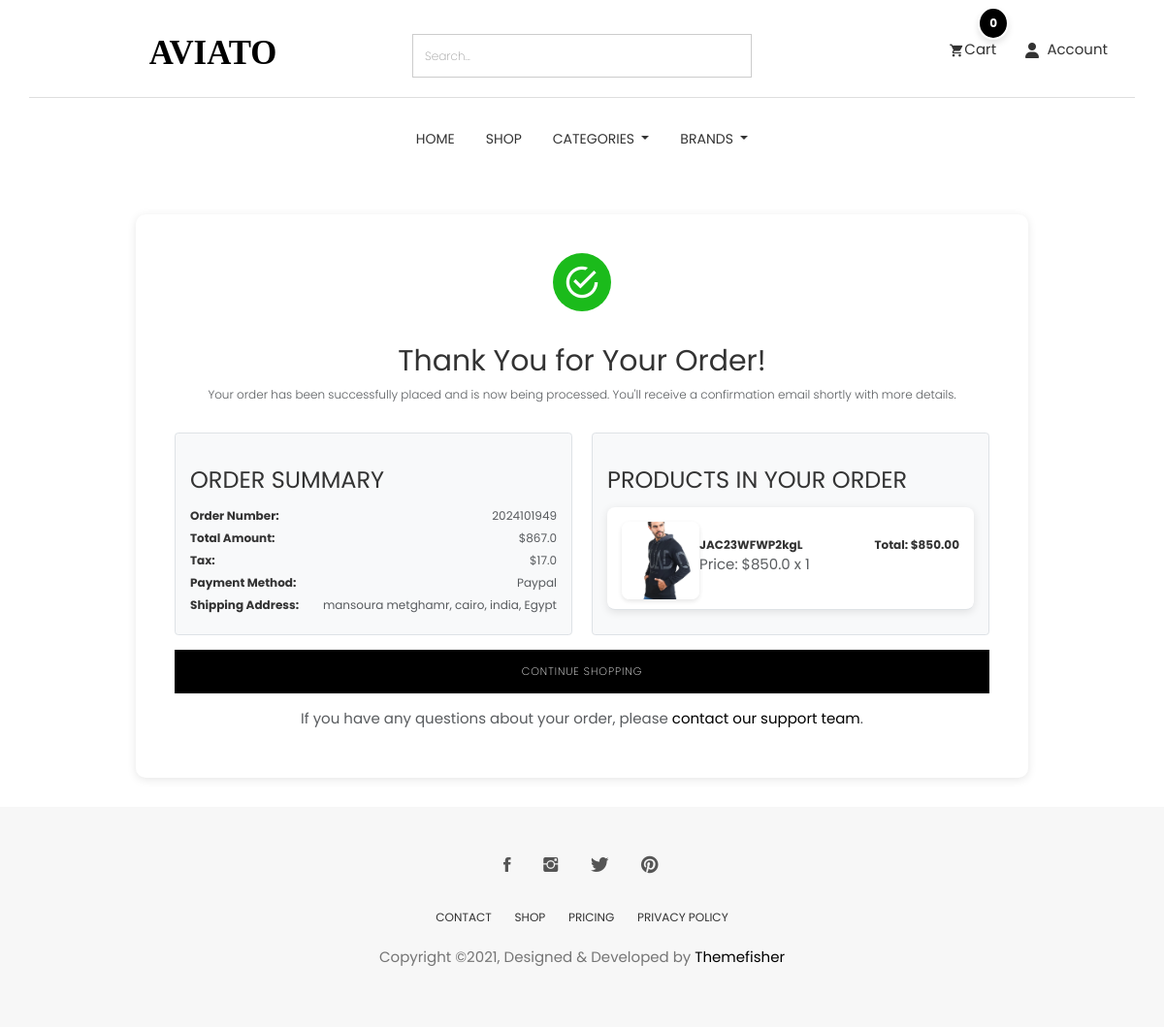
/order/order-success/ (signed in), run on an earlier commit of the app's database.
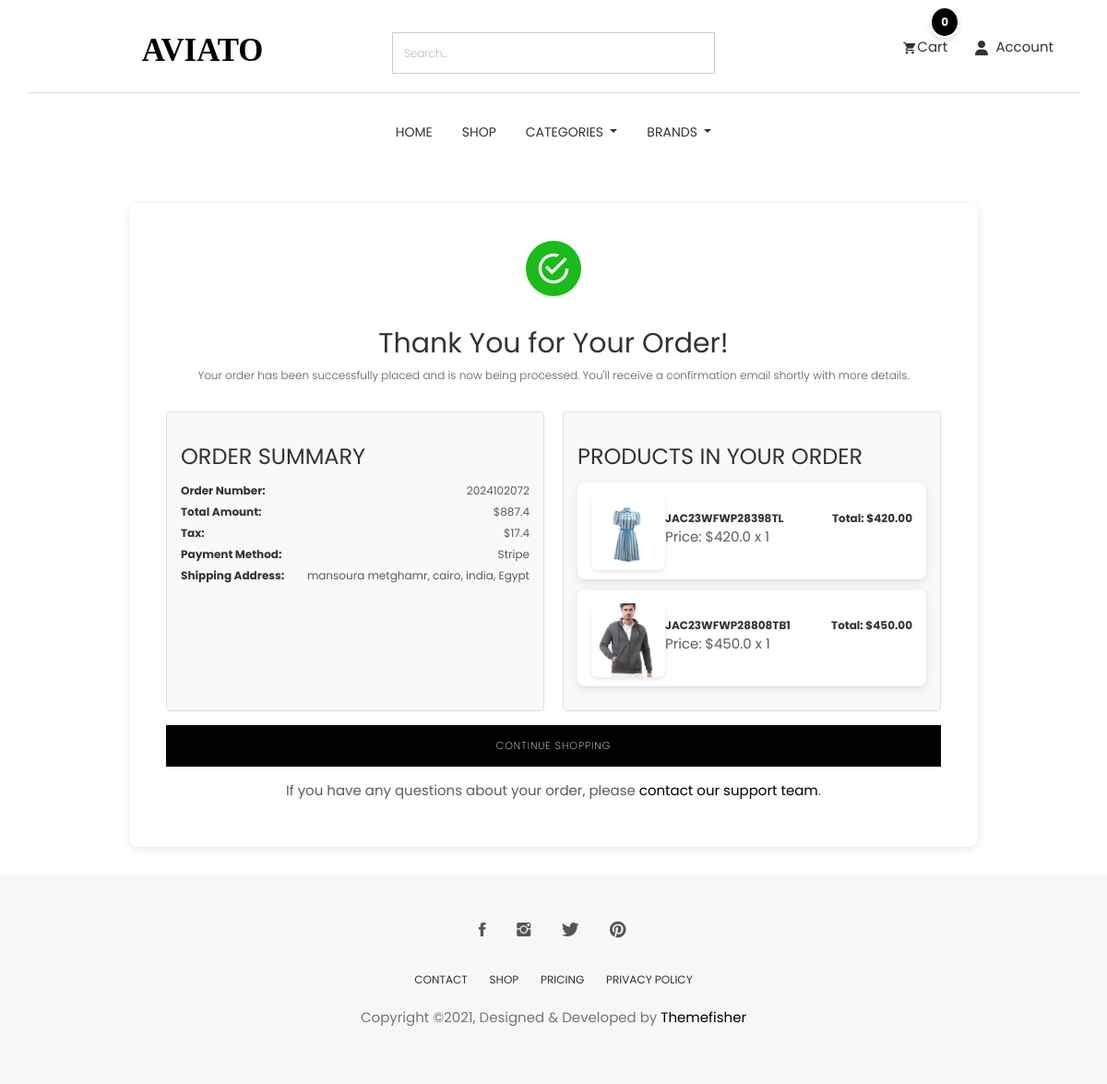
And on a later commit of the database.
### order/models.py (models this page shows, shortened)
class Order(models.Model):
    STATUS = (
        ('New', 'New'),
        ('On Delivery', 'On Delivery'),  # Add On Delivery status here
        ('Completed', 'Completed'),
        ('Cancelled', 'Cancelled'),
    )
    user = models.ForeignKey(User, verbose_name=_("user order"),on_delete=models.SET_NULL , null=True)
    payment = models.ForeignKey(Payment,  verbose_name=_("payment order"),on_delete=models.SET_NULL ,blank=True , null=True)
    order_number = models.CharField(_("order_number"),max_length=50)
    first_name = models.CharField(_("first_name"),max_length=50)
    last_name = models.CharField(_("last_name"),max_length=50)
    phone = models.CharField(_("phone"),max_length=50)
    zip_code = models.CharField(_("zip_code"),max_length=50,blank=True)
    email = models.EmailField(_("email"), max_length=254)
    address_line_1 = models.CharField(_("address_line_1"), max_length=50)
    address_line_2 = models.CharField(_("address_line_2"), max_length=50 , blank=True)
    country = models.CharField(_("country"), max_length=50 )
    state = models.CharField(_("state"), max_length=50 )
    payment_method = models.CharField(_("payment_method"), max_length=50 )
    city = models.CharField(_("city"), max_length=50 )
    order_note = models.CharField(_("order_note"), max_length=1000 , blank=True)
    order_total = models.FloatField(_("order_total"),)
    tax = models.FloatField(_("tax"),)
    status = models.CharField(_("status"),choices=STATUS,default='New' , max_length=15)
    ip = models.CharField(_("ip"),max_length=50  ,blank=True)
    is_orderd = models.BooleanField(_("is_orderd"),default=False)
    created_at = models.DateTimeField(_("created_at"), default=timezone.now)
    updated_at = models.DateTimeField(_("updated_at"),default=timezone.now)
    def full_address(self):
        return f'{self.address_line_1} {self.address_line_2}'
    class Meta:
        verbose_name = _("Orders")
        verbose_name_plural = _("Orders")

class OrderProduct(models.Model):
    payment = models.ForeignKey(Payment, verbose_name=_("payment order"),on_delete=models.SET_NULL ,blank=True , null=True)
    user = models.ForeignKey(User, verbose_name=_("user order"),on_delete=models.CASCADE)
    order = models.ForeignKey(Order, verbose_name=_("order"),on_delete=models.CASCADE)
    product = models.ForeignKey("store.Product", verbose_name=_("order product"),on_delete=models.CASCADE)
    variations = models.ManyToManyField("store.Variation",blank=True)
    quantity = models.IntegerField(_("quantity"),)
    product_price = models.FloatField(_("product_price"),)
    ordered = models.BooleanField(_("ordered"),default=False)
    created_at = models.DateTimeField(_("created_at"), default=timezone.now)
    updated_at = models.DateTimeField(_("updated_at"),default=timezone.now)
    class Meta:
        verbose_name = _("Order Products")
        verbose_name_plural = _("Order Products")

### store/models.py (models this page shows, shortened)
class Product(models.Model):
    id = models.UUIDField(primary_key=True, default=uuid.uuid4, editable=False)
    name = models.CharField(unique=True, max_length=50)
    image = models.ImageField(upload_to='product/')
    stock = models.IntegerField(default=1)
    price = models.DecimalField(max_digits=10, decimal_places=2, default=Decimal('0.00'))
    description = models.TextField(max_length=10000, blank=True)
    created_at = models.DateTimeField(default=timezone.now)
    modified_date = models.DateTimeField(auto_now=True)
    slug = models.SlugField(null=True, blank=True, unique=True)
    views = models.PositiveIntegerField(default=0)
    is_available = models.BooleanField(default=True)
    on_sale = models.BooleanField(default=False)
    PRDBrand = models.ForeignKey('Brand', related_name='product_brand', on_delete=models.CASCADE, blank=True, null=True, verbose_name="Brand")
    like = models.ManyToManyField(User, blank=True, related_name='product_favourite')
    category = models.ForeignKey(Subcategory, related_name='product_subcategory', verbose_name="Subcategory", null=True, blank=True, on_delete=models.CASCADE)
    class Meta:
        ordering = ['-created_at']
        verbose_name = "Product"
        verbose_name_plural = "Products"

### order/views.py (the view)
# urls.py: path('order-success/', views.order_success, name='order_success'),
def order_success(request):
    current_user = request.user
    order = Order.objects.filter(user=current_user, is_orderd=True).last()
    ordered_products = OrderProduct.objects.filter(order_id=order.id)
    subtotal = 0
    for i in ordered_products:
        subtotal += i.product_price * i.quantity
    context = {
        'order': order,
        'subtotal': subtotal,
        'ordered_products': ordered_products,
    }
    return render(request , 'order_complete.html' , context)

### order/templates/order_complete.html (shortened to what this page needs)
{% extends "base.html" %}
{% load static %}
{% block body %}
<section class="page-wrapper success-msg py-5">
    <div class="container">
        <div class="row justify-content-center">
            <div class="col-md-10">
                <div class="block text-center">
                    <div class="icon-wrapper mb-4">
                        <i class="tf-ion-android-checkmark-circle success-icon mb-4" style=""></i>
                    </div>
                    <h2 class="text-center font-weight-bold">Thank You for Your Order!</h2>
                    <p class="lead text-muted mb-5">Your order has been successfully placed and is now being processed. You'll receive a confirmation email shortly with more details.</p>
                    <div class="main-sections d-flex justify-content-between">
                        <div class="order-summary bg-light p-4 text-left border rounded mr-3" style="flex: 1;">
                            <h3 class="mb-4 text-uppercase font-weight-bold">Order Summary</h3>
                            <div class="summary-item mb-2">
                                <strong>Order Number:</strong> <span class="text-muted">{{ order.order_number }}</span>
                            </div>
                            <div class="summary-item mb-2">
                                <strong>Total Amount:</strong> <span class="text-muted">${{ order.order_total }}</span>
                            </div>
                            <div class="summary-item mb-2">
                                <strong>Tax:</strong> <span class="text-muted">${{ order.tax }}</span>
                            </div>
                            <div class="summary-item mb-2">
                                <strong>Payment Method:</strong> <span class="text-muted">{{ order.payment_method|title }}</span>
                            </div>
                            <div class="summary-item mb-2">
                                <strong>Shipping Address:</strong> <span class="text-muted">{{ order.full_address }}, {{ order.city }}, {{ order.state }}, {{ order.country }}</span>
                            </div>
                        </div>
                        <div class="ordered-products bg-light p-4 text-left border rounded" style="flex: 1;">
                            <h3 class="mb-4 text-uppercase font-weight-bold">Products in Your Order</h3>
                            {% for item in order.orderproduct_set.all %}
                            <div class="product-item mb-3 d-flex align-items-center border-bottom pb-3">
                                <div class="product-image mr-3">
                                    <img src="{{ item.product.image.url }}" alt="{{ item.product.name }}" class="img-fluid"
                                        style="width: 80px; height: 80px; object-fit: cover; border-radius: 8px; box-shadow: 0px 2px 5px rgba(0,0,0,0.1);">
                                </div>
                                <div class="product-detail d-flex justify-content-between flex-grow-1">
                                    <div>
                                        <strong>{{ item.product.name }}</strong>
                                        <p class="text-muted">Price: ${{ item.product_price }} x {{ item.quantity }}</p>
                                    </div>
                                    <div class="text-right">
                                        <strong>Total: ${{ item.product_price|floatformat:2 }}</strong>
                                    </div>
                                </div>
                            </div>
                            {% endfor %}
                        </div>
                    </div>
                    <a href="{% url 'product_list' %}" class="btn btn-main mt-4 w-100 btn-lg text-uppercase">Continue Shopping</a>
                    <p class="mt-4 text-muted">If you have any questions about your order, please <a href="/" class="font-weight-bold">contact our support team</a>.</p>
                </div>
            </div>
        </div>
    </div>
</section>
{% endblock %}

### templates/base.html (shortened to what this page needs)
{% load static %}
<!DOCTYPE html>
<html lang="en">
<head>
	<link rel="stylesheet" href="https://cdnjs.cloudflare.com/ajax/libs/font-awesome/5.15.4/css/all.min.css" />
	<link rel="stylesheet" href="{% static 'plugins/themefisher-font/style.css'%}">
	<link rel="stylesheet" href="{% static 'plugins/bootstrap/css/bootstrap2.min.css'%}">
	<link rel="stylesheet" href="{% static 'plugins/bootstrap/css/bootstrap.min.css'%}">
	<link rel="stylesheet" href="{% static 'plugins/animate/animate.css'%}">
	<link rel="stylesheet" href="{% static 'plugins/slick/slick.css'%}">
	<link rel="stylesheet" href="{% static 'plugins/slick/slick-theme.css'%}">
	<link rel="stylesheet" href="{% static 'css/style.css'%}">
	<link rel="stylesheet" href="{% static 'css/all.min.css'%}">
</head>
<body id="body">
	<section class="top-header">
		<div class="container">
			<div class="row">
				<div class="col-md-4 col-xs-12 pt-2 col-sm-4">
					<div class="logo text-center mb-3 mb-md-0">
						<a href="/">
							<svg width="135px" height="29px" viewBox="0 0 155 29" version="1.1"
								xmlns="http://www.w3.org/2000/svg" xmlns:xlink="http://www.w3.org/1999/xlink">
								<g id="Page-1" stroke="none" stroke-width="1" fill="none" fill-rule="evenodd"
									font-size="40" font-family="AustinBold, Austin" font-weight="bold">
									<g id="Group" transform="translate(-108.000000, -297.000000)" fill="#000000">
										<text id="AVIATO">
											<tspan x="108.94" y="325">AVIATO</tspan>
										</text>
									</g>
								</g>
							</svg>
						</a>
					</div>
				</div>
				<div class="col-md-4 col-xs-12  col-sm-4">
					<form class="w-100" action="{% url 'search' %}"><input name="q" type="text" class="form-control"
							placeholder="Search..."></form>
				</div>
				<div class="col-md-4 col-xs-12 mt-2 col-sm-4">
					<ul class="top-menu text-right list-inline">
						<li class="dropdown cart-nav dropdown-slide">
							<a href="{% url 'cart' %}" class="position-relative" data-toggle="dropdown"
								data-hover="dropdown"><i class="tf-ion-android-cart"></i>Cart<div
									class="cart-item-count">
									{{quantity}}
								</div></a>
						</li>
						<li class="dropdown search dropdown-slide">
							<a href="{% url 'search' %}" name="q" class="" data-toggle="dropdown"
								data-hover="dropdown"><i class="fa-solid fa-user "></i>
								<span class="ms-1">Account</span>
								</a>
						</li>
					</ul>
				</div>
			</div>
		</div>
	</section>
	<section class="menu">
		<nav class="navbar navigation">
			<div class="container">
				<div id="navbar" class="navbar-collapse collapse text-center">
					<ul class="nav navbar-nav">
						<li class="dropdown {% if request.path == '/' %}active{% endif %} ">
							<a href="/">Home</a>
						</li>
						<li class="dropdown {% if request.path == '/products/' %}active{% endif %} ">
							<a href="{% url 'product_list'%}">Shop</a>
						</li>
						<li class="dropdown full-width dropdown-slide">
							<a href="#" class="dropdown-toggle" data-toggle="dropdown" data-hover="dropdown"
								data-delay="350" role="button" aria-haspopup="true" aria-expanded="false">Categories
							</a>
						</li>
						<li class="dropdown dropdown-slide">
							<a href="#!" class="dropdown-toggle" data-toggle="dropdown" data-hover="dropdown"
								data-delay="350" role="button" aria-haspopup="true" aria-expanded="false">Brands
							</a>
						</li>
					</ul>
				</div>
			</div>
		</nav>
	</section>
	{% block body %}
	{% endblock body %}
	<footer class="footer section text-center">
		<div class="container">
			<div class="row">
				<div class="col-md-12">
					<ul class="social-media">
						<li>
							<a href="https://www.facebook.com/themefisher">
								<i class="tf-ion-social-facebook"></i>
							</a>
						</li>
						<li>
							<a href="https://www.instagram.com/themefisher">
								<i class="tf-ion-social-instagram"></i>
							</a>
						</li>
						<li>
							<a href="https://www.twitter.com/themefisher">
								<i class="tf-ion-social-twitter"></i>
							</a>
						</li>
						<li>
							<a href="https://www.pinterest.com/themefisher/">
								<i class="tf-ion-social-pinterest"></i>
							</a>
						</li>
					</ul>
					<ul class="footer-menu text-uppercase">
						<li>
							<a href="contact.html">CONTACT</a>
						</li>
						<li>
							<a href="shop.html">SHOP</a>
						</li>
						<li>
							<a href="pricing.html">Pricing</a>
						</li>
						<li>
							<a href="contact.html">PRIVACY POLICY</a>
						</li>
					</ul>
					<p class="copyright-text">Copyright &copy;2021, Designed &amp; Developed by <a
							href="https://themefisher.com/">Themefisher</a></p>
				</div>
			</div>
		</div>
	</footer>
</body>
</html>

What changed in the data, as far as the page shows it:
no longer on this page (row unchanged): Order: order_number "2024101949", order_total "867.0", tax "17.0", payment_method "Paypal", full_address "mansoura metghamr", city "cairo", state "india", country "Egypt"
no longer on this page (row unchanged): OrderProduct: product.image (picture), product.name "JAC23WFWP2kgL", product_price "850.0", quantity "1", product_price "850.00"
added Order: order_number "2024102072", order_total "887.4", tax "17.4", payment_method "Stripe", full_address "mansoura metghamr", city "cairo", state "india", country "Egypt"
added OrderProduct: product.image (picture), product.name "JAC23WFWP28398TL", product_price "420.0", quantity "1", product_price "420.00"
added OrderProduct: product.image (picture), product.name "JAC23WFWP28808TB1", product_price "450.0", quantity "1", product_price "450.00"
